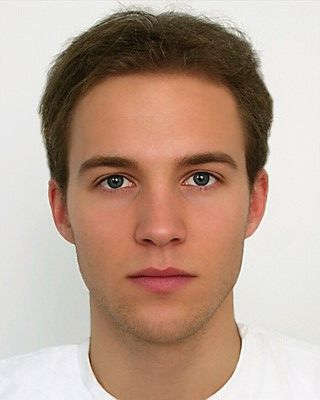
#> input picture trainingData/prop 1.jpg, 320 x 400 px, found by its file name
$ python facialAttractivenessMain.py
#> lines starting #> are read from the running program, lines starting #| are printed output that depends on the picture
import cv2
import math


def calculate_distance(pt1, pt2):
    """
    Calculates the Euclidean distance between two points.
    """
    return math.sqrt((pt2[0] - pt1[0]) ** 2 + (pt2[1] - pt1[1]) ** 2)


def calculate_ratio(feature1, feature2):
    """
    Calculates the golden ratio between two facial features.
    """
    larger = max(feature1, feature2)
    smaller = min(feature1, feature2)
    return larger / smaller


def analyze_face(image_path):
    """
    Analyzes the facial features in an image using the golden ratio approach.
    """
    # Load the image and detect the face using OpenCV's face detection cascade classifier.
    image = cv2.imread(image_path)
#> image is the input picture: shape (400, 320, 3); mean B, G, R 146.1, 161.5, 187.3
    gray = cv2.cvtColor(image, cv2.COLOR_BGR2GRAY)
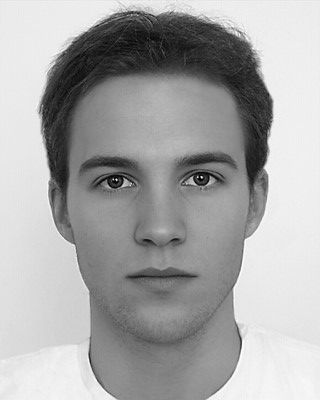
#> gray: shape (400, 320); min 1, max 255, mean 167.5
    face_cascade = cv2.CascadeClassifier(cv2.data.haarcascades + 'haarcascade_frontalface_default.xml')
    faces = face_cascade.detectMultiScale(gray, scaleFactor=1.1, minNeighbors=5, minSize=(30, 30))
#> faces = [[44, 90, 229, 229]]

    if len(faces) == 0:
        print('No face detected.')
        return

    # Assume the first detected face is the correct one and extract the facial features.
    (x, y, w, h) = faces[0]
#> x = 44; y = 90; w = 229; h = 229
    eye1_x = x + w // 4
#> eye1_x = 101
    eye2_x = x + 3 * w // 4
#> eye2_x = 215
    eye_y = y + h // 3
#> eye_y = 166
    nose_x = x + w // 2
#> nose_x = 158
    nose_y = y + 2 * h // 3
#> nose_y = 242
    mouth_x = x + w // 2
#> mouth_x = 158
    mouth_y = y + 7 * h // 8
#> mouth_y = 290

    # Calculate the distances and ratios between the facial features.
    eye_distance = calculate_distance((eye1_x, eye_y), (eye2_x, eye_y))
#> eye_distance = 114
    nose_width = calculate_distance((eye1_x, eye_y), (eye2_x, eye_y))
#> nose_width = 114
    eye_nose_distance = calculate_distance((eye1_x, eye_y), (nose_x, nose_y))
#> eye_nose_distance = 95
    nose_mouth_distance = calculate_distance((nose_x, nose_y), (mouth_x, mouth_y))
#> nose_mouth_distance = 48

    eye_nose_ratio = calculate_ratio(eye_distance, nose_width)
#> in calculate_ratio, `larger = max(feature1, feature2)`: larger = 114
#> eye_nose_ratio = 1
    nose_mouth_ratio = calculate_ratio(eye_nose_distance, nose_mouth_distance)
#> nose_mouth_ratio = 1.98

    # Calculate the total score for the face based on the ratios.
    total_score = eye_nose_ratio + nose_mouth_ratio
#> total_score = 2.98

    # Output the results.
    print('Eye-to-eye distance to nose width ratio: {:.2f}'.format(eye_nose_ratio))
#| Eye-to-eye distance to nose width ratio: 1.00
    print('Eye-to-nose distance to nose-to-mouth distance ratio: {:.2f}'.format(nose_mouth_ratio))
#| Eye-to-nose distance to nose-to-mouth distance ratio: 1.98
    print('Total score: {:.2f}'.format(total_score))
#| Total score: 2.98


# Example usage:
analyze_face('facialAttractiveness/trainingData/prop 1.jpg')
